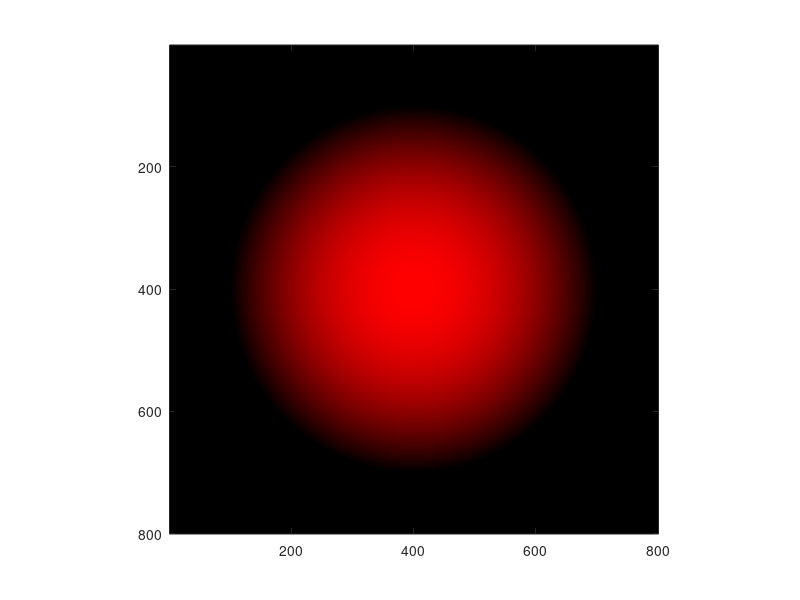

This chart was generated by the following MATLAB code:
%part 3
clear  % good habit to wipe out old varaibles from the workspace

dim = 800;      % height and width of image in pixels
redx = 400;     % x pixpos of red circle's center
redy = 400;    % y pixpos of red circle's center
redr = 300;    % radius of red circle in pixels

% each color channel ranges from 0-255. 
% Use constants below to affect circle's appearance
REDMAX = 255;   %  choose from REDMIN < REDMAX <=255 
REDMIN = 0;         % choose from 0 <= REDMIN < REDMAX
REDRANGE = REDMAX-REDMIN+1;  % Don't change this

pic = uint8(zeros(dim,dim,3)); % black image gen
%tic;

for x = 1:1:size(pic,2)    % for every row in the image...  Note, could use "dim", but this demos size()
    for y = 1:1:size(pic,1)    % for every pixel in a row...
        dist_from_red =sqrt((redx-x)^2 + (redy-y)^2);
        if dist_from_red < redr %point lies within circle
            normalized_red = (redr^2 - dist_from_red^2)/redr^2;
            scaled_red = normalized_red*REDRANGE+REDMIN;   % scale to desired range of red 
            pic(y,x,1) = uint8(scaled_red);  % pay attention to order!!!  
        end
    end
end
%toc
image(pic)
axis square